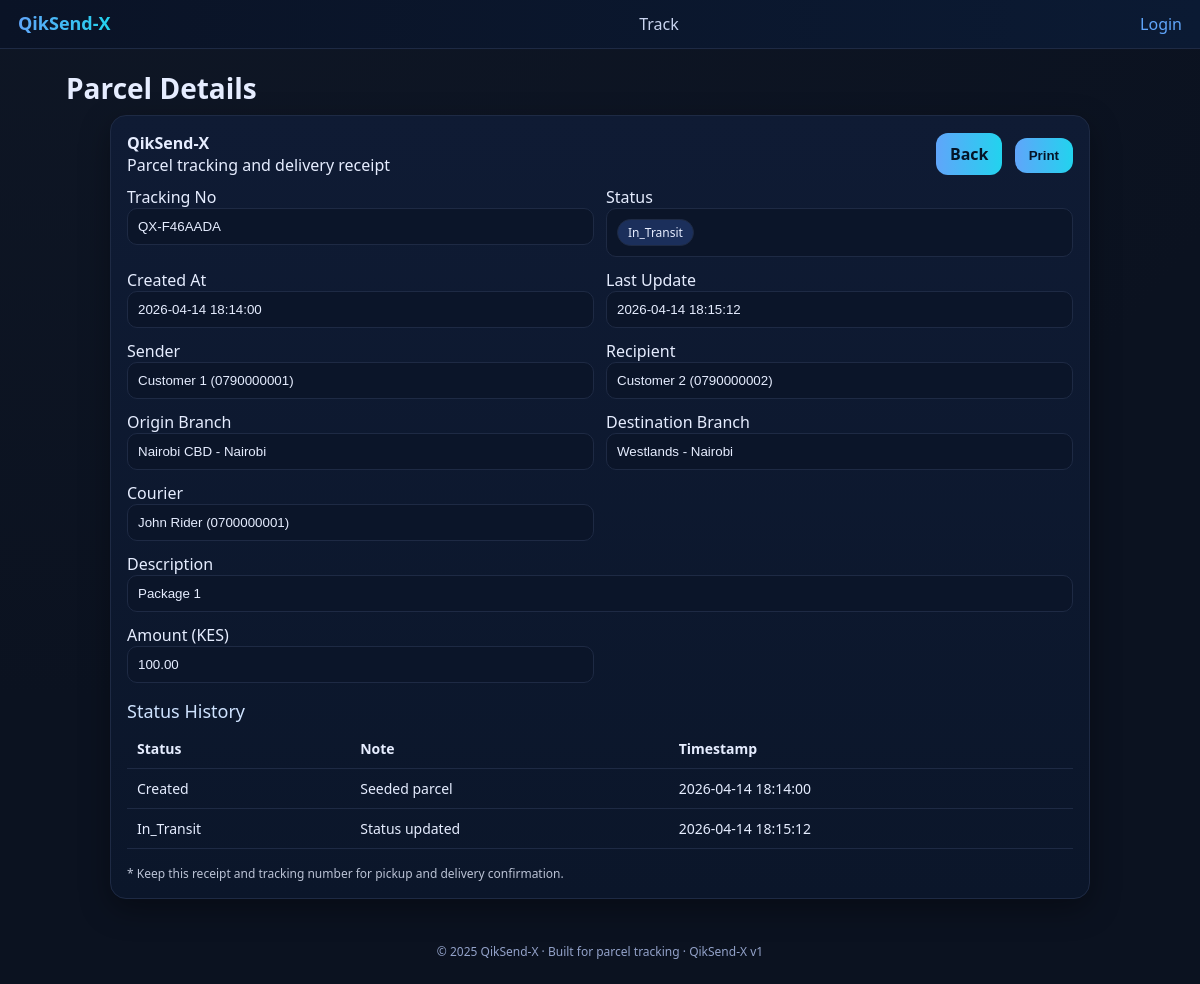
Screenshot of /parcels/1 with the database file from the repository.
### app.py (models this page shows)
class Parcel(db.Model):
    id = db.Column(db.Integer, primary_key=True)
    tracking_code = db.Column(db.String(50), unique=True, nullable=False)
    sender_id = db.Column(db.Integer, db.ForeignKey("customer.id"))
    recipient_id = db.Column(db.Integer, db.ForeignKey("customer.id"))
    origin_branch_id = db.Column(db.Integer, db.ForeignKey("branch.id"))
    destination_branch_id = db.Column(db.Integer, db.ForeignKey("branch.id"))
    courier_id = db.Column(db.Integer, db.ForeignKey("courier.id"), nullable=True)
    description = db.Column(db.String(255))
    amount = db.Column(db.Float, default=0)
    status = db.Column(db.String(20), default="Created")
    created_at = db.Column(db.DateTime, default=datetime.utcnow)

class Customer(db.Model):
    id = db.Column(db.Integer, primary_key=True)
    name = db.Column(db.String(100))
    phone = db.Column(db.String(20))
    created_at = db.Column(db.DateTime, default=datetime.utcnow)

class Branch(db.Model):
    id = db.Column(db.Integer, primary_key=True)
    name = db.Column(db.String(100))
    phone = db.Column(db.String(20))
    location = db.Column(db.String(150))
    created_at = db.Column(db.DateTime, default=datetime.utcnow)

class Courier(db.Model):
    id = db.Column(db.Integer, primary_key=True)
    name = db.Column(db.String(100))
    phone = db.Column(db.String(20))
    active = db.Column(db.Boolean, default=True)
    created_at = db.Column(db.DateTime, default=datetime.utcnow)

class ParcelStatusHistory(db.Model):
    id = db.Column(db.Integer, primary_key=True)
    parcel_id = db.Column(db.Integer, db.ForeignKey("parcel.id"))
    status = db.Column(db.String(20))
    note = db.Column(db.String(255), nullable=True)
    branch_id = db.Column(db.Integer, db.ForeignKey("branch.id"), nullable=True)
    timestamp = db.Column(db.DateTime, default=datetime.utcnow)

### app.py (the view)
@app.route("/parcels/<int:id>", methods=["GET"], endpoint="parcel_detail")
def parcel_detail(id):
    parcel = db.session.get(Parcel, id)
    if not parcel:
        return render_template("404.html"), 404
    payload = serialize_parcel(parcel)
    payload["history"] = serialize_parcel_history(parcel.id)
    return render_template("parcel_detail.html", p=payload)

### app.py (called while the page is built)
def format_datetime(value):
    if not value:
        return ""
    return value.strftime("%Y-%m-%d %H:%M:%S")

def latest_parcel_history(parcel_id):
    return (
        ParcelStatusHistory.query.filter_by(parcel_id=parcel_id)
        .order_by(ParcelStatusHistory.timestamp.desc())
        .first()
    )

def serialize_parcel_history(parcel_id):
    history = (
        ParcelStatusHistory.query.filter_by(parcel_id=parcel_id)
        .order_by(ParcelStatusHistory.timestamp.asc())
        .all()
    )
    return [
        {
            "status": item.status,
            "note": item.note,
            "timestamp": format_datetime(item.timestamp),
        }
        for item in history
    ]

@app.before_request
def validate_session():
    if request.endpoint in AUTH_EXEMPT_ENDPOINTS:
        return
    user_id = session.get("user_id")
    session_token = session.get("session_token")
    if not user_id or not session_token:
        return
    user = db.session.get(User, user_id)
    if not user or user.session_token != session_token:
        session.clear()
        return redirect(url_for("login"))

@app.after_request
def set_security_headers(response):
    response.headers["X-Frame-Options"] = "DENY"
    response.headers["X-Content-Type-Options"] = "nosniff"
    response.headers["X-XSS-Protection"] = "1; mode=block"
    response.headers["Strict-Transport-Security"] = "max-age=31536000; includeSubDomains"
    response.headers["Content-Security-Policy"] = "default-src 'self'; style-src 'self' 'unsafe-inline'; script-src 'self' 'unsafe-inline'"
    return response

@app.before_request
def protect_html_forms():
    if request.method in {"POST", "PUT", "PATCH", "DELETE"} and not request.is_json:
        csrf.protect()

### templates/parcel_detail.html (shortened to what this page needs)
{% extends "base.html" %}
{% block content %}
<h1 class="h1">Parcel Details</h1>
<div class="card" style="max-width:980px;margin:auto">
  <div style="display:flex;justify-content:space-between;align-items:center;margin-bottom:10px">
    <div>
      <div style="font-weight:600">QikSend-X</div>
      <div class="muted">Parcel tracking and delivery receipt</div>
    </div>
    <div class="no-print">
      <a class="btn" href="{{ url_for('parcels') }}" style="margin-right:8px">Back</a>
      <button class="btn" onclick="window.print()">Print</button>
    </div>
  </div>
  <div class="form-grid">
    <div>
      <label>Tracking No</label>
      <input class="input" value="{{ p['tracking_code'] }}" readonly>
    </div>
    <div>
      <label>Status</label>
      <div class="input" style="display:flex;align-items:center;gap:8px">
        <span class="badge {{ p['current_status']|replace(' ','_')|lower }}">{{ p['current_status'] }}</span>
      </div>
    </div>
    <div>
      <label>Created At</label>
      <input class="input" value="{{ p['created_at'] }}" readonly>
    </div>
    <div>
      <label>Last Update</label>
      <input class="input" value="{{ p['updated_at'] }}" readonly>
    </div>
    <div>
      <label>Sender</label>
      <input class="input" value="{{ p['sender_name'] }} ({{ p['sender_phone'] }})" readonly>
    </div>
    <div>
      <label>Recipient</label>
      <input class="input" value="{{ p['recipient_name'] }} ({{ p['recipient_phone'] }})" readonly>
    </div>
    <div>
      <label>Origin Branch</label>
      <input class="input" value="{{ p['origin_branch_name'] }} - {{ p['origin_branch_location'] }}" readonly>
    </div>
    <div>
      <label>Destination Branch</label>
      <input class="input" value="{{ p['destination_branch_name'] }} - {{ p['destination_branch_location'] }}" readonly>
    </div>
    <div>
      <label>Courier</label>
      <input class="input" value="{{ (p['courier_name'] ~ ' (' ~ p['courier_phone'] ~ ')') if p['courier_name'] else 'Unassigned' }}" readonly>
    </div>
    <div style="grid-column:1 / -1">
      <label>Description</label>
      <input class="input" value="{{ p['description'] or '' }}" readonly>
    </div>
    <div>
      <label>Amount (KES)</label>
      <input class="input" value="{{ '%.2f'|format(p['amount'] or 0) }}" readonly>
    </div>
  </div>
  {% if p['history'] %}
  <div style="margin-top:16px">
    <div class="h2">Status History</div>
    <table class="table">
      <thead>
        <tr>
          <th>Status</th>
          <th>Note</th>
          <th>Timestamp</th>
        </tr>
      </thead>
      <tbody>
        {% for item in p['history'] %}
        <tr>
          <td>{{ item['status'] }}</td>
          <td>{{ item['note'] or '' }}</td>
          <td>{{ item['timestamp'] }}</td>
        </tr>
        {% endfor %}
      </tbody>
    </table>
  </div>
  {% endif %}
  <div style="margin-top:16px;font-size:12px;opacity:.8">
    * Keep this receipt and tracking number for pickup and delivery confirmation.
  </div>
</div>
{% endblock %}

### templates/base.html (shortened to what this page needs)
<!doctype html>
<html lang="en">
<head>
  <link rel="stylesheet" href="{{ url_for('static', filename='style.css') }}">
</head>
<body>
  <header class="navbar">
    <div style="display:flex;align-items:center;gap:10px">
      <img src="{{ url_for('static', filename='brand.svg') }}" alt="QikSend-X" height="24">
    </div>
    <nav class="menu">
      {% if session.get('user_id') %}
        <a href="{{ url_for('dashboard') }}" class="{% if request.path=='/' %}active{% endif %}">Dashboard</a>
        <a href="{{ url_for('parcels') }}" class="{% if request.path.startswith('/parcels') and request.path!='/parcels/new' %}active{% endif %}">Parcels</a>
        <a href="{{ url_for('new_parcel') }}" class="{% if request.path=='/parcels/new' %}active{% endif %}">New Parcel</a>
        <a href="{{ url_for('track') }}" class="{% if request.path.startswith('/track') %}active{% endif %}">Track</a>
        <a href="{{ url_for('couriers') }}" class="{% if request.path.startswith('/couriers') %}active{% endif %}">Couriers</a>
        <a href="{{ url_for('branches') }}" class="{% if request.path.startswith('/branches') %}active{% endif %}">Branches</a>
        <a href="{{ url_for('customers') }}" class="{% if request.path.startswith('/customers') %}active{% endif %}">Customers</a>
        <a href="{{ url_for('reports') }}" class="{% if request.path.startswith('/reports') %}active{% endif %}">Reports</a>
      {% else %}
        <a href="{{ url_for('track') }}" class="{% if request.path.startswith('/track') %}active{% endif %}">Track</a>
      {% endif %}
    </nav>
    <div>
      {% if session.get('user_id') %}
        <a href="{{ url_for('logout') }}" class="no-print">Logout</a>
      {% else %}
        <a href="{{ url_for('login') }}" class="no-print">Login</a>
      {% endif %}
    </div>
  </header>
  <main class="container">
    {% block content %}{% endblock %}
  </main>
  <div class="footer no-print">© 2025 QikSend-X · Built for parcel tracking · <span class="muted">QikSend-X v1</span></div>
</body>
</html>

### static/style.css (style rules this page uses)
:root { --bg:#0b1220;--panel:#0f1b34;--line:#1e2a44;--text:#e6edff;--brand:#60a5fa;--brand2:#22d3ee }
* { box-sizing:border-box }
body { margin:0;background:radial-gradient(1200px 800px at 10% -10%, #1e293b33, transparent),var(--bg);color:var(--text);font-family:system-ui,-apple-system,Segoe UI,Roboto,Arial }
a { color:var(--brand);text-decoration:none }
.navbar { position:sticky;top:0;z-index:10;background:linear-gradient(90deg,#0a1326,#0b1a33);border-bottom:1px solid var(--line);display:flex;align-items:center;justify-content:space-between;padding:12px 18px }
.menu a { margin:0 12px;color:#c9d4ef }
.container { max-width:1100px;margin:20px auto;padding:0 16px }
.card { background:linear-gradient(180deg,#0f1b34,#0b162a);border:1px solid var(--line);border-radius:16px;padding:16px;box-shadow:0 10px 30px rgba(0,0,0,.35) }
.h1 { font-size:28px;margin:10px 0 8px }
.h2 { font-size:18px;color:#cfe3ff;margin:0 0 6px 0 }
.table { width:100%;border-collapse:collapse }
.table th,.table td { padding:10px;border-bottom:1px solid var(--line);font-size:14px;text-align:left }
.badge { padding:4px 10px;border-radius:999px;font-size:12px;border:1px solid var(--line);background:#112041 }
.badge.in_transit { background:#1b2f5b }
.form-grid { display:grid;grid-template-columns:1fr 1fr;gap:12px }
.input,select,textarea { width:100%;padding:10px;border-radius:10px;border:1px solid var(--line);background:#0b1529;color:var(--text) }
.btn { display:inline-block;padding:10px 14px;border-radius:12px;border:0;cursor:pointer;font-weight:700;color:#051427;background:linear-gradient(90deg,var(--brand),var(--brand2)) }
.footer { color:#93a2c9;font-size:12px;text-align:center;padding:24px }

### rows the page displays
Parcel: tracking_code "QX-F46AADA", current_status "In_Transit", description "Package 1", amount "100.00"
Customer: sender_name "Customer 1 (0790000001)"
Customer: recipient_name "Customer 2 (0790000002)"
Branch: origin_branch_name "Nairobi CBD - Nairobi"
Branch: destination_branch_name "Westlands - Nairobi"
Courier: name+phone "John Rider (0700000001)"
ParcelStatusHistory: status "Created", note "Seeded parcel", timestamp "2026-04-14 18:14:00"
ParcelStatusHistory: status "In_Transit", note "Status updated", timestamp "2026-04-14 18:15:12"
